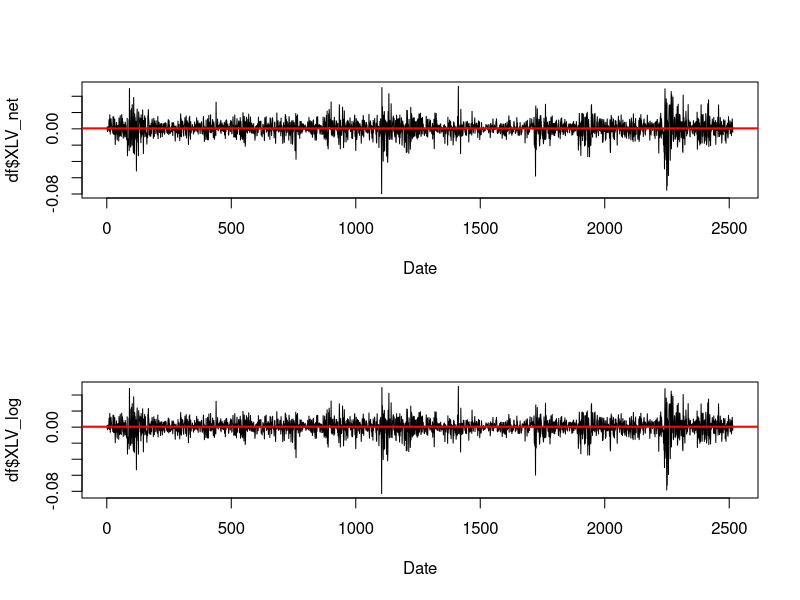
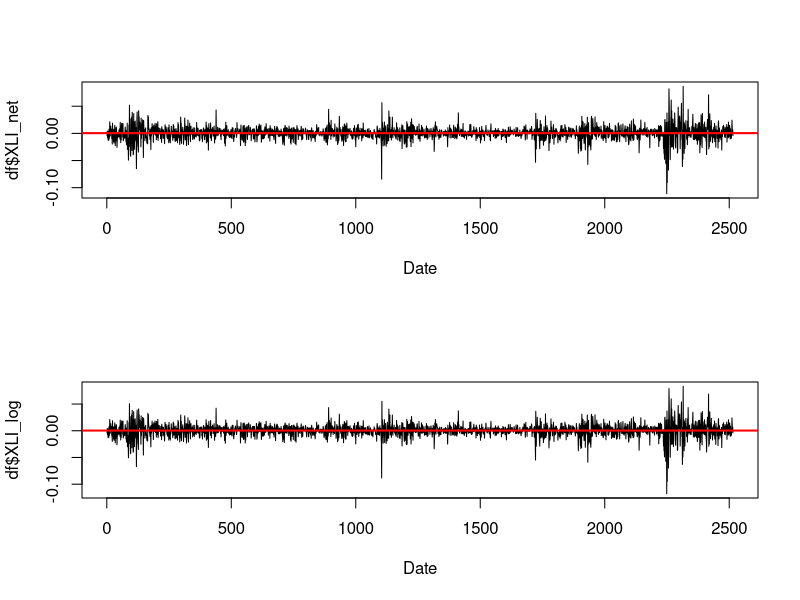
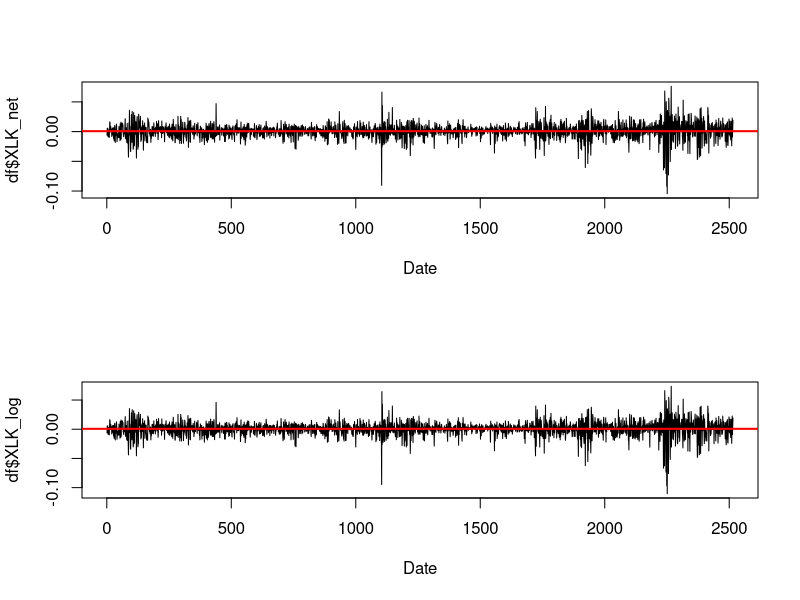
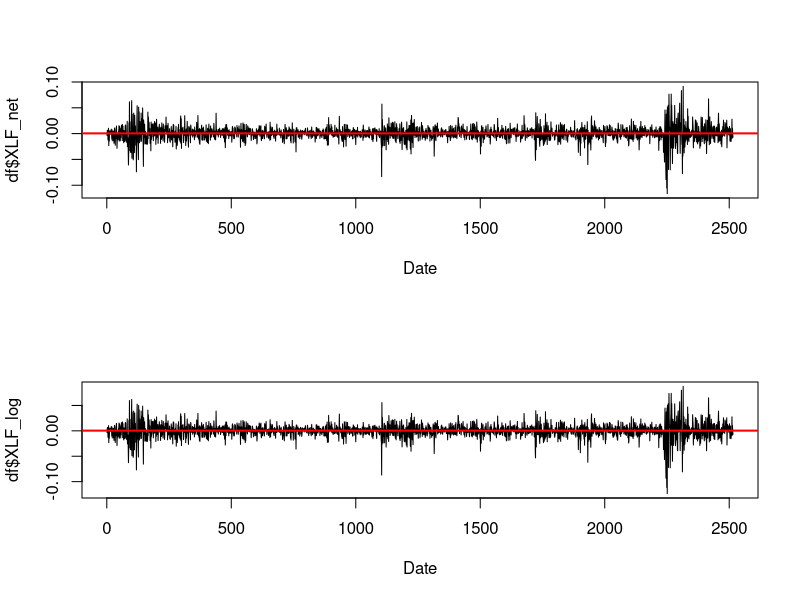
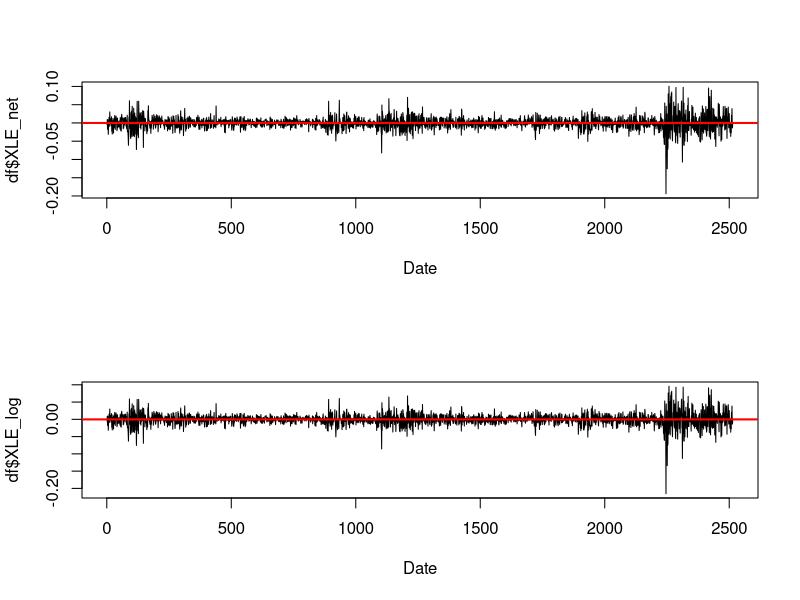
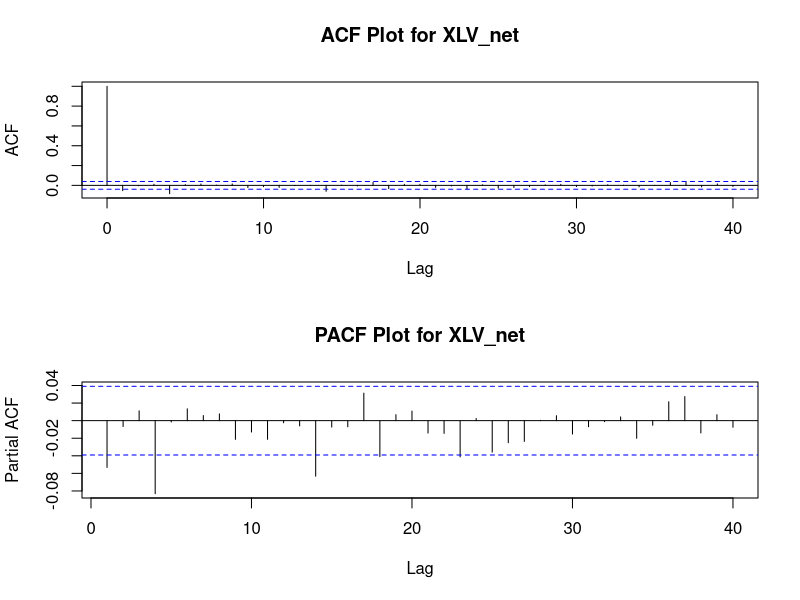
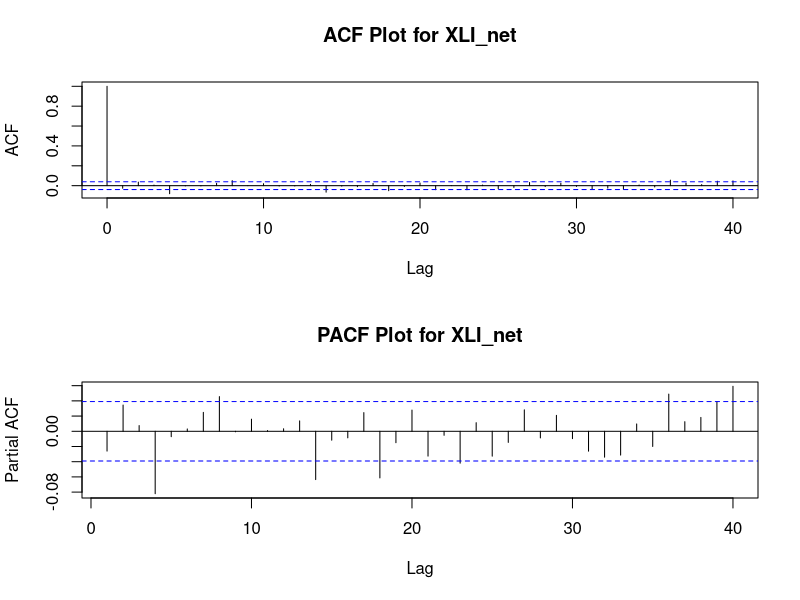
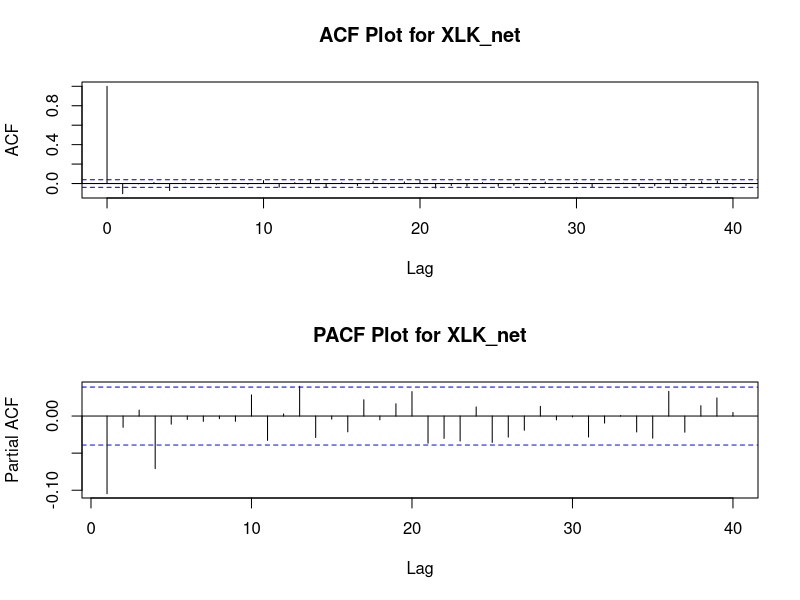

Here is the R script that generated these plots, in order:
## ---- chunk 1
knitr::opts_chunk$set(echo = TRUE)
## ---- chunk 2
library(readr)
df <- read_csv("project_data.csv")

colnames(df)

par(mfrow=c(2,1))
plot(df$XLV_net, type="l", col="black", xlab="Date")
abline(h=mean(df$XLV_net), col="red",lwd=2)
plot(df$XLV_log, type="l", col="black", xlab="Date")
abline(h=mean(df$XLV_log), col="red", lwd=2)


par(mfrow=c(2,1))
plot(df$XLI_net, type="l", col="black", xlab="Date")
abline(h=mean(df$XLI_net), col="red",lwd=2)
plot(df$XLI_log, type="l", col="black", xlab="Date")
abline(h=mean(df$XLI_log), col="red", lwd=2)


par(mfrow=c(2,1))
plot(df$XLK_net, type="l", col="black", xlab="Date")
abline(h=mean(df$XLK_net), col="red",lwd=2)
plot(df$XLK_log, type="l", col="black", xlab="Date")
abline(h=mean(df$XLK_log), col="red", lwd=2)


par(mfrow=c(2,1))
plot(df$XLF_net, type="l", col="black", xlab="Date")
abline(h=mean(df$XLF_net), col="red",lwd=2)
plot(df$XLF_log, type="l", col="black", xlab="Date")
abline(h=mean(df$XLF_log), col="red", lwd=2)


par(mfrow=c(2,1))
plot(df$XLE_net, type="l", col="black", xlab="Date")
abline(h=mean(df$XLE_net), col="red",lwd=2)
plot(df$XLE_log, type="l", col="black", xlab="Date")
abline(h=mean(df$XLE_log), col="red", lwd=2)

## net return and log return are almost identical

## ---- chunk 3

library(readr)
df <- read_csv("project_data.csv")

par(mfrow=c(2,1))
acf(df$XLV_net-mean(df$XLV_net),lag.max=40,main="ACF Plot for XLV_net") # MA4 or MA8  #AR1 or AR4
acf(df$XLV_net-mean(df$XLV_net),type="partial",lag.max=40,main="PACF Plot for XLV_net")
ar(df$XLV_net-mean(df$XLV_net),method="mle",demean=FALSE)$aic # AR4
arima(df$XLV_net-mean(df$XLV_net),order=c(0,0,4),include.mean=FALSE,method="ML")$aic
arima(df$XLV_net-mean(df$XLV_net),order=c(3,0,4),include.mean=FALSE,method="ML")$aic
arima(df$XLV_net-mean(df$XLV_net),order=c(4,0,4),include.mean=FALSE,method="ML")$aic
arima(df$XLV_net-mean(df$XLV_net),order=c(0,0,1),include.mean=FALSE,method="ML")$aic
arima(df$XLV_net-mean(df$XLV_net),order=c(3,0,1),include.mean=FALSE,method="ML")$aic
arima(df$XLV_net-mean(df$XLV_net),order=c(4,0,1),include.mean=FALSE,method="ML")$aic
arima(df$XLV_net-mean(df$XLV_net),order=c(8,0,0),include.mean=FALSE,method="ML")$aic
##best: AR4   ##second best: MA4 AR1



par(mfrow=c(2,1))
acf(df$XLI_net-mean(df$XLI_net),lag.max=40,main="ACF Plot for XLI_net")   # MA4  #AR1 or AR14
acf(df$XLI_net-mean(df$XLI_net),type="partial",lag.max=40,main="PACF Plot for XLI_net")
ar(df$XLI_net-mean(df$XLI_net),method="mle",demean=FALSE)$aic # AR4
arima(df$XLI_net-mean(df$XLI_net),order=c(0,0,14),include.mean=FALSE,method="ML")$aic
arima(df$XLI_net-mean(df$XLI_net),order=c(4,0,14),include.mean=FALSE,method="ML")$aic
arima(df$XLI_net-mean(df$XLI_net),order=c(4,0,1),include.mean=FALSE,method="ML")$aic
arima(df$XLI_net-mean(df$XLI_net),order=c(0,0,1),include.mean=FALSE,method="ML")$aic
arima(df$XLI_net-mean(df$XLI_net),order=c(3,0,1),include.mean=FALSE,method="ML")$aic
arima(df$XLI_net-mean(df$XLI_net),order=c(4,0,0),include.mean=FALSE,method="ML")$aic
## best MA4 AR 14 ## second best AR14

par(mfrow=c(2,1))
acf(df$XLK_net-mean(df$XLK_net),lag.max=40,main="ACF Plot for XLK_net") # MA1 or MA4   #AR4
acf(df$XLK_net-mean(df$XLK_net),type="partial",lag.max=40,main="PACF Plot for XLK_net")
ar(df$XLK_net-mean(df$XLK_net),method="mle",demean=FALSE)$aic # AR4
arima(df$XLK_net-mean(df$XLK_net),order=c(0,0,4),include.mean=FALSE,method="ML")$aic
arima(df$XLK_net-mean(df$XLK_net),order=c(1,0,4),include.mean=FALSE,method="ML")$aic
arima(df$XLK_net-mean(df$XLK_net),order=c(1,0,3),include.mean=FALSE,method="ML")$aic
arima(df$XLK_net-mean(df$XLK_net),order=c(4,0,4),include.mean=FALSE,method="ML")$aic
arima(df$XLK_net-mean(df$XLK_net),order=c(4,0,0),include.mean=FALSE,method="ML")$aic
arima(df$XLK_net-mean(df$XLK_net),order=c(1,0,0),include.mean=FALSE,method="ML")$aic
## best AR4 ## second best MA4


par(mfrow=c(2,1))
acf(df$XLF_net-mean(df$XLF_net),lag.max=40,main="ACF Plot for XLF_net") # MA1 or MA4   #AR1 or AR4
acf(df$XLF_net-mean(df$XLF_net),type="partial",lag.max=40,main="PACF Plot for XLF_net")
ar(df$XLF_net-mean(df$XLF_net),method="mle",demean=FALSE)$aic # AR4
arima(df$XLF_net-mean(df$XLF_net),order=c(0,0,4),include.mean=FALSE,method="ML")$aic
arima(df$XLF_net-mean(df$XLF_net),order=c(1,0,4),include.mean=FALSE,method="ML")$aic
arima(df$XLF_net-mean(df$XLF_net),order=c(1,0,3),include.mean=FALSE,method="ML")$aic
arima(df$XLF_net-mean(df$XLF_net),order=c(4,0,4),include.mean=FALSE,method="ML")$aic
arima(df$XLF_net-mean(df$XLF_net),order=c(1,0,0),include.mean=FALSE,method="ML")$aic
arima(df$XLF_net-mean(df$XLF_net),order=c(4,0,0),include.mean=FALSE,method="ML")$aic
## best: MA4 AR4 ## second best MA4

par(mfrow=c(2,1))
acf(df$XLE_net-mean(df$XLE_net),lag.max=40, main="ACF Plot for XLE_net") # MA5 
acf(df$XLE_net-mean(df$XLE_net),type="partial",lag.max=40, main="PACF Plot for XLE_net") # AR5
ar(df$XLE_net-mean(df$XLE_net),method="mle",demean=FALSE)$aic # AR5
arima(df$XLE_net-mean(df$XLE_net),order=c(0,0,5),include.mean=FALSE,method="ML")$aic
arima(df$XLE_net-mean(df$XLE_net),order=c(5,0,5),include.mean=FALSE,method="ML")$aic
arima(df$XLE_net-mean(df$XLE_net),order=c(5,0,0),include.mean=FALSE,method="ML")$aic
arima(df$XLE_net-mean(df$XLE_net),order=c(3,0,5),include.mean=FALSE,method="ML")$aic
arima(df$XLE_net-mean(df$XLE_net),order=c(5,0,3),include.mean=FALSE,method="ML")$aic
arima(df$XLE_net-mean(df$XLE_net),order=c(8,0,0),include.mean=FALSE,method="ML")$aic
## best MA5 ##second best AR5
